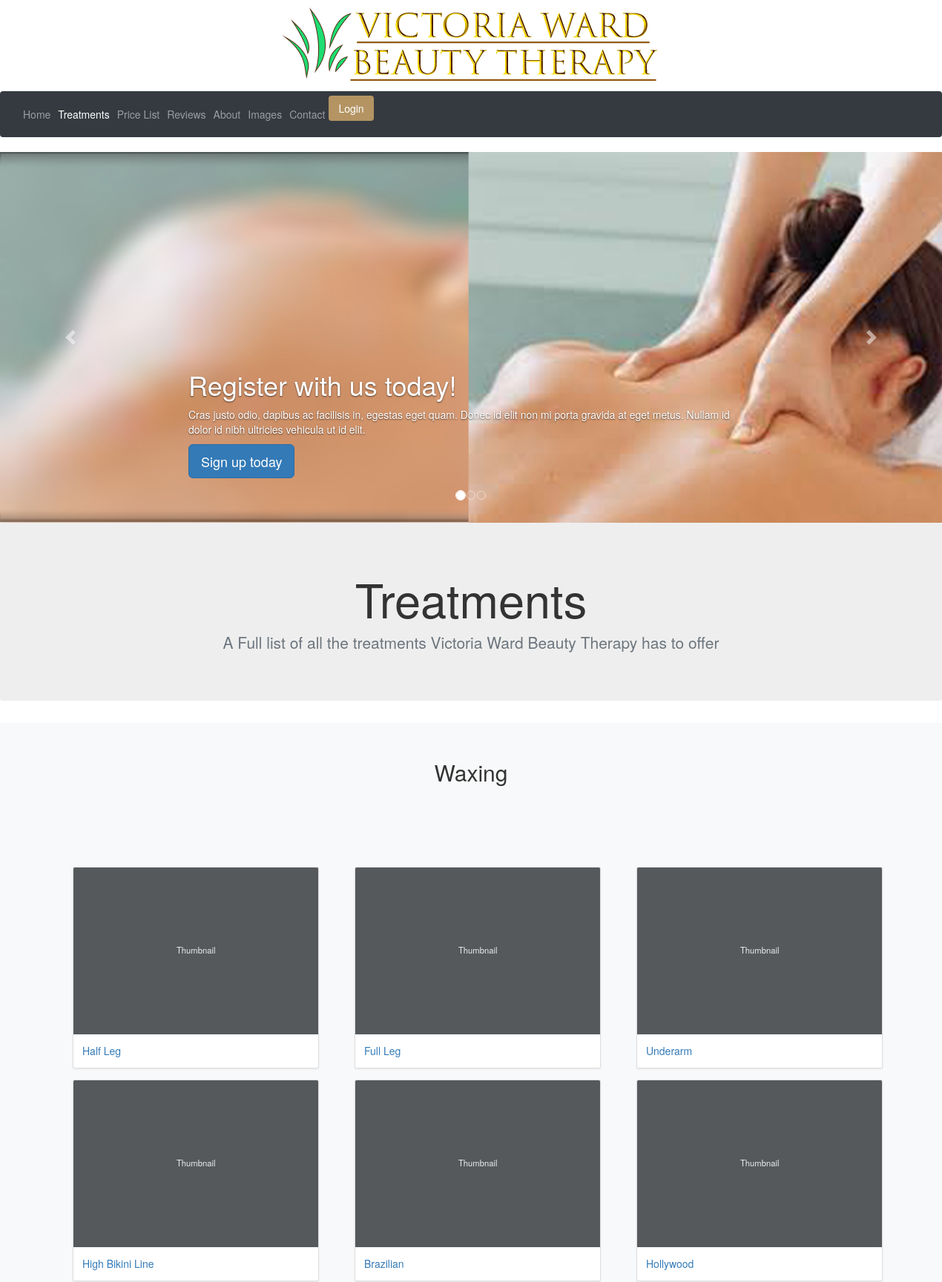
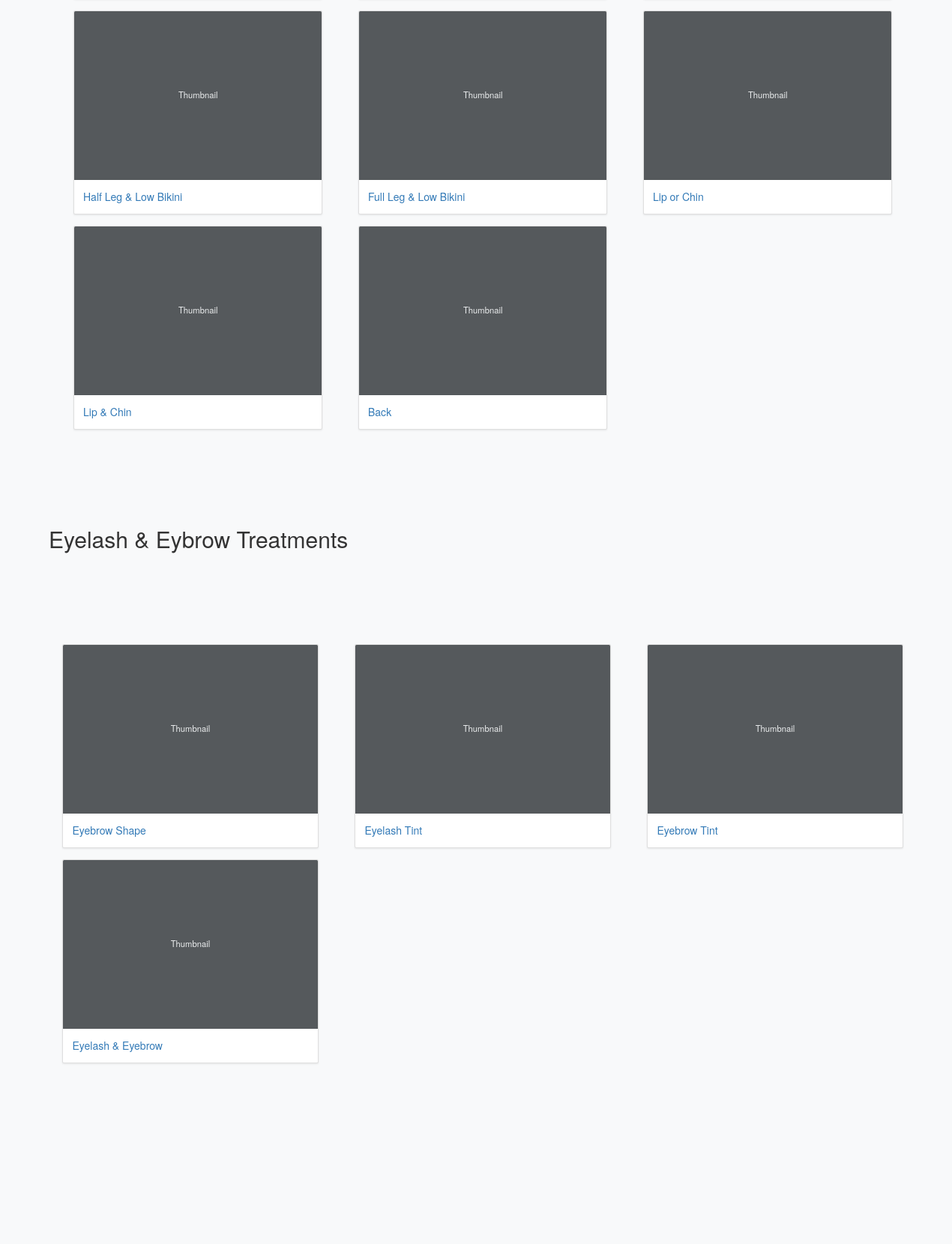
/websites/default/public/VictoriaWardBeauty-public/treatments.php (upper part), run on the app's committed database (2 pictures, top to bottom).
### tables this page shows
CREATE TABLE `Treatments` (
  `idTreatments` int(11) NOT NULL AUTO_INCREMENT,
  `Treatment_name` varchar(45) DEFAULT NULL,
  `Treatment_description` varchar(1000) DEFAULT NULL,
  `price` varchar(5) DEFAULT NULL,
  `Date_Added` varchar(45) DEFAULT NULL,
  `Category` varchar(45) DEFAULT NULL,
  `Estimated_Time` varchar(45) DEFAULT NULL,
  PRIMARY KEY (`idTreatments`)
);

### websites/default/public/VictoriaWardBeauty-public/treatments.php (the view, shortened to what this page needs)
<?php
require 'header.php';
require 'config.php';
?>
    <main role="main">
      <section class="jumbotron text-center">
        <div class="container">
          <h1 class="jumbotron-heading">Treatments</h1>
          <p class="lead text-muted">A Full list of all the treatments Victoria Ward Beauty Therapy has to offer</p>
        </div>
      </section>
      <div class="album py-5 bg-light">
        <div class="container">
          <h2>Waxing</h2>
  <div class="row">
          <?php
$waxing=$pdo->query('SELECT * FROM Treatments WHERE Category = "Waxing"');
foreach($waxing as $row){
  echo '<div class="col-md-4">
    <div class="card mb-4 shadow-sm">
      <svg class="bd-placeholder-img card-img-top" width="100%" height="225" xmlns="http://www.w3.org/2000/svg" preserveAspectRatio="xMidYMid slice" focusable="false" role="img" aria-label="Placeholder: Thumbnail"><title>Placeholder</title><rect class="rectimg" width="100%" height="100%" fill="#55595c"/><text x="50%" y="50%" fill="#eceeef" dy=".3em">Thumbnail</text></svg>
      <div class="card-body">
        <a href="treatmentsind.php?id='.$row['idTreatments'].'" class="card-text">'.$row['Treatment_name']. '</a>
        <div class="d-flex justify-content-between align-items-center">
          <div class="btn-group">
          </div>
        </div>
      </div>
    </div>
  </div>' ;
}
           ?>
          <h2>Eyelash & Eybrow Treatments </h2>
          <div class="row">
            <?php
  $Eyelash=$pdo->query('SELECT * FROM Treatments WHERE Category = "Eyelash & Eyebrow Treatments"');
  foreach($Eyelash as $row){
    echo '<div class="col-md-4">
      <div class="card mb-4 shadow-sm">
        <svg class="bd-placeholder-img card-img-top" width="100%" height="225" xmlns="http://www.w3.org/2000/svg" preserveAspectRatio="xMidYMid slice" focusable="false" role="img" aria-label="Placeholder: Thumbnail"><title>Placeholder</title><rect class="rectimg" width="100%" height="100%" fill="#55595c"/><text x="50%" y="50%" fill="#eceeef" dy=".3em">Thumbnail</text></svg>
        <div class="card-body">
          <a href="treatmentsind.php?id='.$row['idTreatments'].'"  class="card-text">'.$row['Treatment_name']. '</a>
          <div class="d-flex justify-content-between align-items-center">
            <div class="btn-group">
            </div>
          </div>
        </div>
      </div>
    </div>';
  }
             ?>
    <div class="row">
    </main>
<?php
require 'footer.php';
?>

### websites/default/public/VictoriaWardBeauty-public/style.css (style rules this page uses)
h2 { text-align: center; margin-top: 3%; }
.card { margin-left: 5%; }
.row { margin-top: 10%; }
.row h2 { margin-top: 10%; }

### websites/default/public/VictoriaWardBeauty-public/header.php (style rules this page uses)
.bd-placeholder-img { font-size: 1.125rem; text-anchor: middle; -webkit-user-select: none; -moz-user-select: none; -ms-user-select: none; user-select: none; }

### data on the page
treatments: Treatment_name "Half Leg"
treatments: Treatment_name "Full Leg"
treatments: Treatment_name "Underarm"
treatments: Treatment_name "High Bikini Line"
treatments: Treatment_name "Brazilian"
treatments: Treatment_name "Hollywood"
treatments: Treatment_name "Half Leg & Low Bikini"
treatments: Treatment_name "Full Leg & Low Bikini"
treatments: Treatment_name "Lip or Chin"
treatments: Treatment_name "Lip & Chin"
treatments: Treatment_name "Back"
treatments: Treatment_name "Eyebrow Shape"
treatments: Treatment_name "Eyelash Tint"
treatments: Treatment_name "Eyebrow Tint"
treatments: Treatment_name "Eyelash & Eyebrow"
